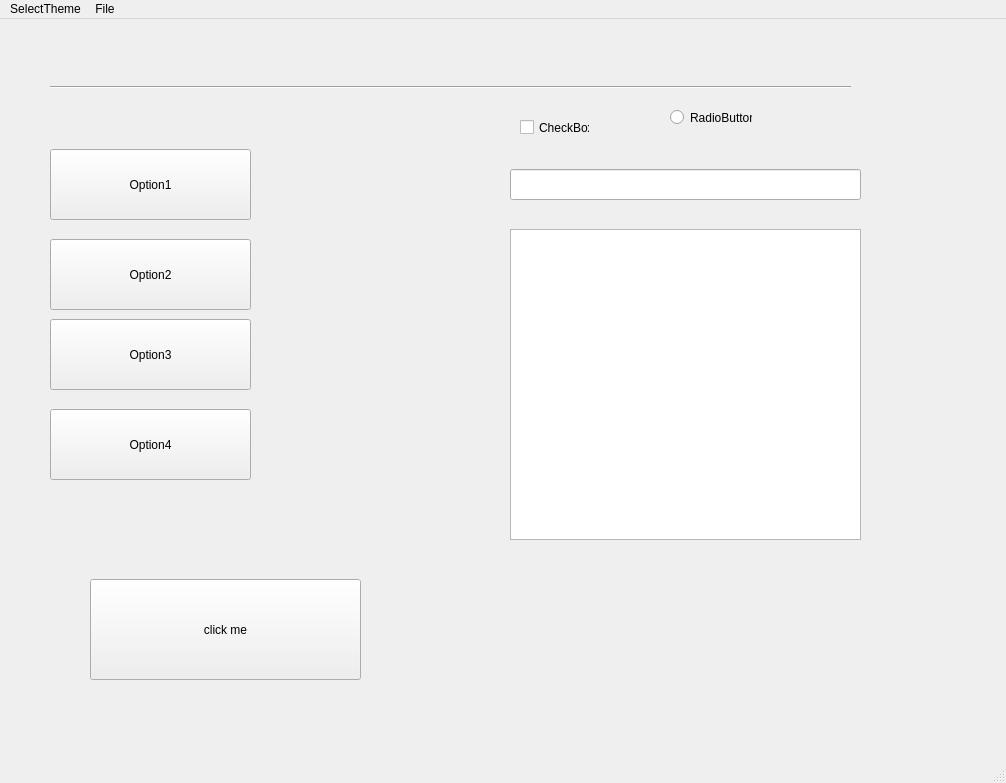
<?xml version="1.0" encoding="UTF-8"?>
<ui version="4.0">
 <class>MainWindow</class>
 <widget class="QMainWindow" name="MainWindow">
  <property name="geometry">
   <rect>
    <x>0</x>
    <y>0</y>
    <width>1006</width>
    <height>783</height>
   </rect>
  </property>
  <property name="windowTitle">
   <string>MainWindow</string>
  </property>
  <widget class="QWidget" name="centralwidget">
   <widget class="QPushButton" name="pushButton">
    <property name="geometry">
     <rect>
      <x>50</x>
      <y>130</y>
      <width>201</width>
      <height>71</height>
     </rect>
    </property>
    <property name="text">
     <string>Option1</string>
    </property>
   </widget>
   <widget class="QPushButton" name="pushButton_2">
    <property name="geometry">
     <rect>
      <x>50</x>
      <y>220</y>
      <width>201</width>
      <height>71</height>
     </rect>
    </property>
    <property name="text">
     <string>Option2</string>
    </property>
   </widget>
   <widget class="QPushButton" name="pushButton_3">
    <property name="geometry">
     <rect>
      <x>50</x>
      <y>300</y>
      <width>201</width>
      <height>71</height>
     </rect>
    </property>
    <property name="text">
     <string>Option3</string>
    </property>
   </widget>
   <widget class="QPushButton" name="pushButton_4">
    <property name="geometry">
     <rect>
      <x>50</x>
      <y>390</y>
      <width>201</width>
      <height>71</height>
     </rect>
    </property>
    <property name="text">
     <string>Option4</string>
    </property>
   </widget>
   <widget class="QLineEdit" name="lineEdit">
    <property name="geometry">
     <rect>
      <x>510</x>
      <y>150</y>
      <width>351</width>
      <height>31</height>
     </rect>
    </property>
   </widget>
   <widget class="QRadioButton" name="radioButton">
    <property name="geometry">
     <rect>
      <x>670</x>
      <y>90</y>
      <width>82</width>
      <height>17</height>
     </rect>
    </property>
    <property name="text">
     <string>RadioButton</string>
    </property>
   </widget>
   <widget class="Line" name="line">
    <property name="geometry">
     <rect>
      <x>50</x>
      <y>60</y>
      <width>801</width>
      <height>16</height>
     </rect>
    </property>
    <property name="orientation">
     <enum>Qt::Horizontal</enum>
    </property>
   </widget>
   <widget class="QCheckBox" name="checkBox">
    <property name="geometry">
     <rect>
      <x>520</x>
      <y>100</y>
      <width>70</width>
      <height>17</height>
     </rect>
    </property>
    <property name="text">
     <string>CheckBox</string>
    </property>
   </widget>
   <widget class="QTextEdit" name="textEdit">
    <property name="geometry">
     <rect>
      <x>510</x>
      <y>210</y>
      <width>351</width>
      <height>311</height>
     </rect>
    </property>
   </widget>
   <widget class="QPushButton" name="pushButton_5">
    <property name="geometry">
     <rect>
      <x>90</x>
      <y>560</y>
      <width>271</width>
      <height>101</height>
     </rect>
    </property>
    <property name="text">
     <string>click me</string>
    </property>
   </widget>
  </widget>
  <widget class="QMenuBar" name="menubar">
   <property name="geometry">
    <rect>
     <x>0</x>
     <y>0</y>
     <width>1006</width>
     <height>21</height>
    </rect>
   </property>
   <widget class="QMenu" name="menuSelectTheme">
    <property name="title">
     <string>SelectTheme</string>
    </property>
    <addaction name="actionLight"/>
    <addaction name="actionDark"/>
    <addaction name="actionNeutral"/>
    <addaction name="actionopenFile"/>
   </widget>
   <widget class="QMenu" name="menuFile">
    <property name="title">
     <string>File</string>
    </property>
   </widget>
   <addaction name="menuSelectTheme"/>
   <addaction name="menuFile"/>
  </widget>
  <widget class="QStatusBar" name="statusbar"/>
  <action name="actionLight">
   <property name="text">
    <string>Light</string>
   </property>
  </action>
  <action name="actionDark">
   <property name="text">
    <string>Neutral</string>
   </property>
  </action>
  <action name="actionNeutral">
   <property name="text">
    <string>Dark</string>
   </property>
  </action>
  <action name="actionBlue">
   <property name="text">
    <string>Blue</string>
   </property>
  </action>
  <action name="actionGreen">
   <property name="text">
    <string>Green</string>
   </property>
  </action>
  <action name="actionopenFile">
   <property name="text">
    <string>OpenFile</string>
   </property>
  </action>
 </widget>
 <resources/>
 <connections/>
</ui>
